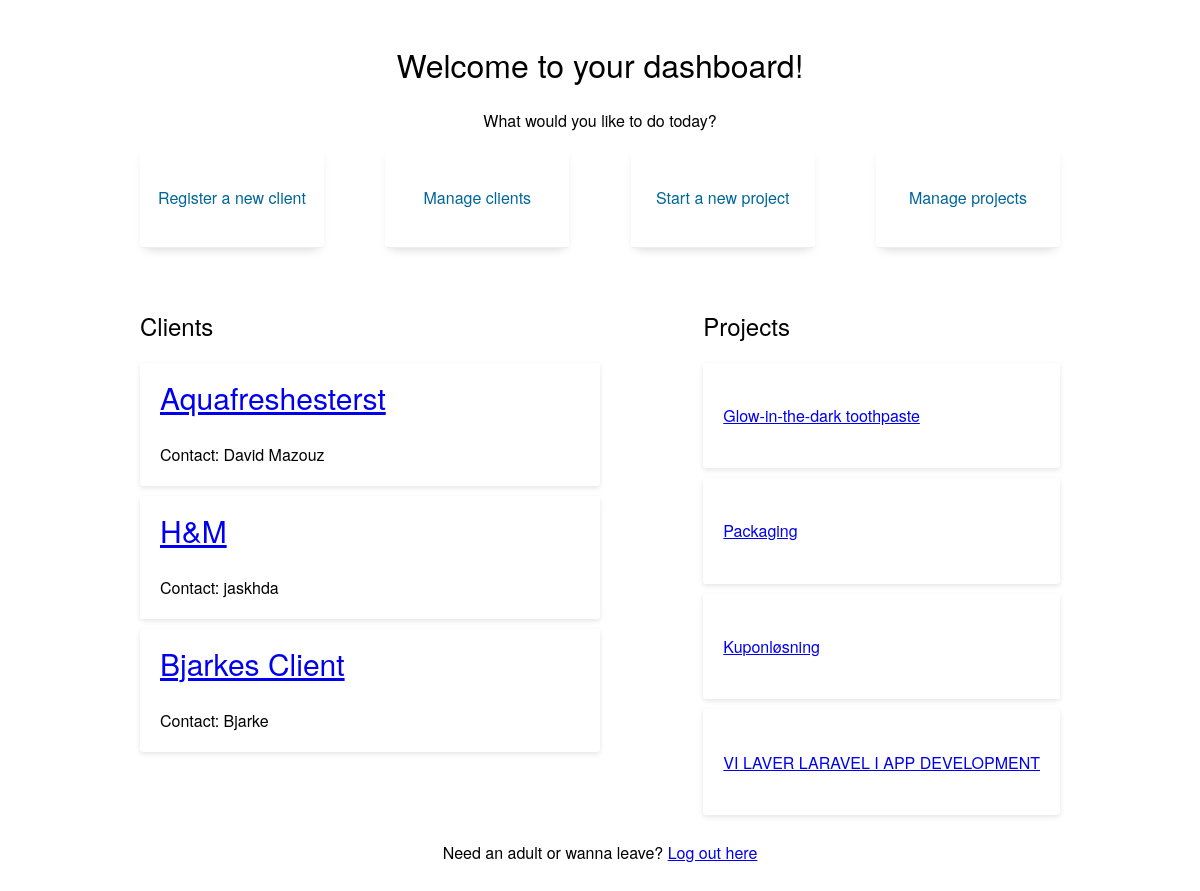
The page /dashboard.php?user=1 (signed in) on the database its author committed.
### tables this page shows
CREATE TABLE IF NOT EXISTS `clients` (
  `client_id` int(11) NOT NULL AUTO_INCREMENT,
  `client_name` varchar(50) NOT NULL,
  `client_address` varchar(50) NOT NULL,
  `client_contact_name` varchar(50) NOT NULL,
  `client_contact_phone` varchar(50) NOT NULL,
  `zipcodes_zipcode_id` int(11) NOT NULL,
  PRIMARY KEY (`client_id`),
  UNIQUE KEY `client_id_UNIQUE` (`client_id`),
  KEY `fk_clients_zipcodes1_idx` (`zipcodes_zipcode_id`)
);

CREATE TABLE IF NOT EXISTS `projects` (
  `project_id` int(11) NOT NULL AUTO_INCREMENT,
  `project_name` varchar(50) NOT NULL,
  `project_startdate` date NOT NULL,
  `project_enddate` date NOT NULL,
  `project_other_details` longtext NOT NULL,
  `clients_client_id` int(11) NOT NULL,
  PRIMARY KEY (`project_id`,`clients_client_id`),
  UNIQUE KEY `project_id_UNIQUE` (`project_id`),
  KEY `fk_projects_clients1_idx` (`clients_client_id`)
);

### dashboard.php (the view, shortened to what this page needs)
<?php
	include "dbconst.php";
	if (!isset($_SESSION['user_id'])) {
		header('Location: login.php');
	} else {
		$sql_query = "SELECT * FROM clients";
		$records = $link->prepare($sql_query);
		$records->execute();
		$projectsquery = "SELECT * FROM projects";
		$projectrecords = $link->prepare($projectsquery);
		$projectrecords->execute();
	}
?>
<!DOCTYPE html>
<html>
<head>
	<link rel="stylesheet" href="style.css">
</head>
<body>
	<div class="container">
		<h1>Welcome to your dashboard!</h1>
		<p>What would you like to do today?</p>
		<div class="action-options">
			<a href="new-client.php"><p>Register a new client</p></a>
			<a href="clients.php"><p>Manage clients</p></a>
			<a href="new-project.php"><p>Start a new project</p></a>
			<a href="projects.php"><p>Manage projects</p></a>
		</div>
		<div class="list-section">
			<div class="clients-section">
				<h2>Clients</h2>
				<?php
				while ($client = $records->fetch(PDO::FETCH_ASSOC)) {
					?>
					<div class="client-item">
						<h3><a href="client.php?id=<?= $client['client_id'] ?>"><?= $client['client_name'] ?></a></h3>
						<p>Contact: <?= $client['client_contact_name'] ?></p>
					</div>
					<?php
				}
				 ?>
			</div>
			<div class="project-section">
				<h2>Projects</h2>
				<?php
				while ($project = $projectrecords->fetch(PDO::FETCH_ASSOC)) {
					?>
					<div class="client-item">
						<h4><a href="project.php?id=<?= $project['project_id'] ?>"><?= $project['project_name'] ?></a></h4>
					</div>
					<?php
				}?>
			</div>
		</div>
		<p>Need an adult or wanna leave? <a href="logout.php">Log out here</a></p>
	</div>
</body>
</html>

### style.css (style rules this page uses)
* { box-sizing: border-box; font-family: 'Helvetica Neue', arial, sans-serif; font-weight: 300; }
body { margin: 0; padding: 0; background-color: #fff; }
.container { width: 100%; max-width: 960px; padding: 20px; margin: 0 auto; }
h1,p { text-align: center; }
.action-options { width: 100%; display: flex; justify-content: space-between; height: 100px; margin-bottom: 40px; }
.action-options a { transition: all .4s ease-out; text-align: center; flex-basis: 20%; background-color: white; box-shadow: 0px 5px 10px -5px rgba(0,0,0,0.2); border-bottom: 1px solid #eee; border-radius: 3px; padding: 0; margin: 0; color: #006699; height: 100%; width: 100%; text-decoration: none; display: flex; justify-content: center; align-items: center; }
.list-section { display: flex; justify-content: space-between; align-items: flex-start; width: 100%; }
.clients-section { flex-basis: 50%; }
.client-item { background: white; padding: 20px; margin-bottom: 10px; border-radius: 3px; box-shadow: 0px 2px 5px 0px rgba(0,0,0,.1); text-align: left; }
.client-item h3 { font-size: 30px; line-height: 1; margin: 0 0 30px; }
.client-item p { text-align: left; margin: 0 0; }

### rows shown on the page
clients: client_name "Aquafreshesterst", client_contact_name "David Mazouz"
clients: client_name "H&M", client_contact_name "jaskhda"
clients: client_name "Bjarkes Client", client_contact_name "Bjarke"
projects: project_name "Glow-in-the-dark toothpaste"
projects: project_name "Packaging"
projects: project_name "Kuponløsning"
projects: project_name "VI LAVER LARAVEL I APP DEVELOPMENT"
